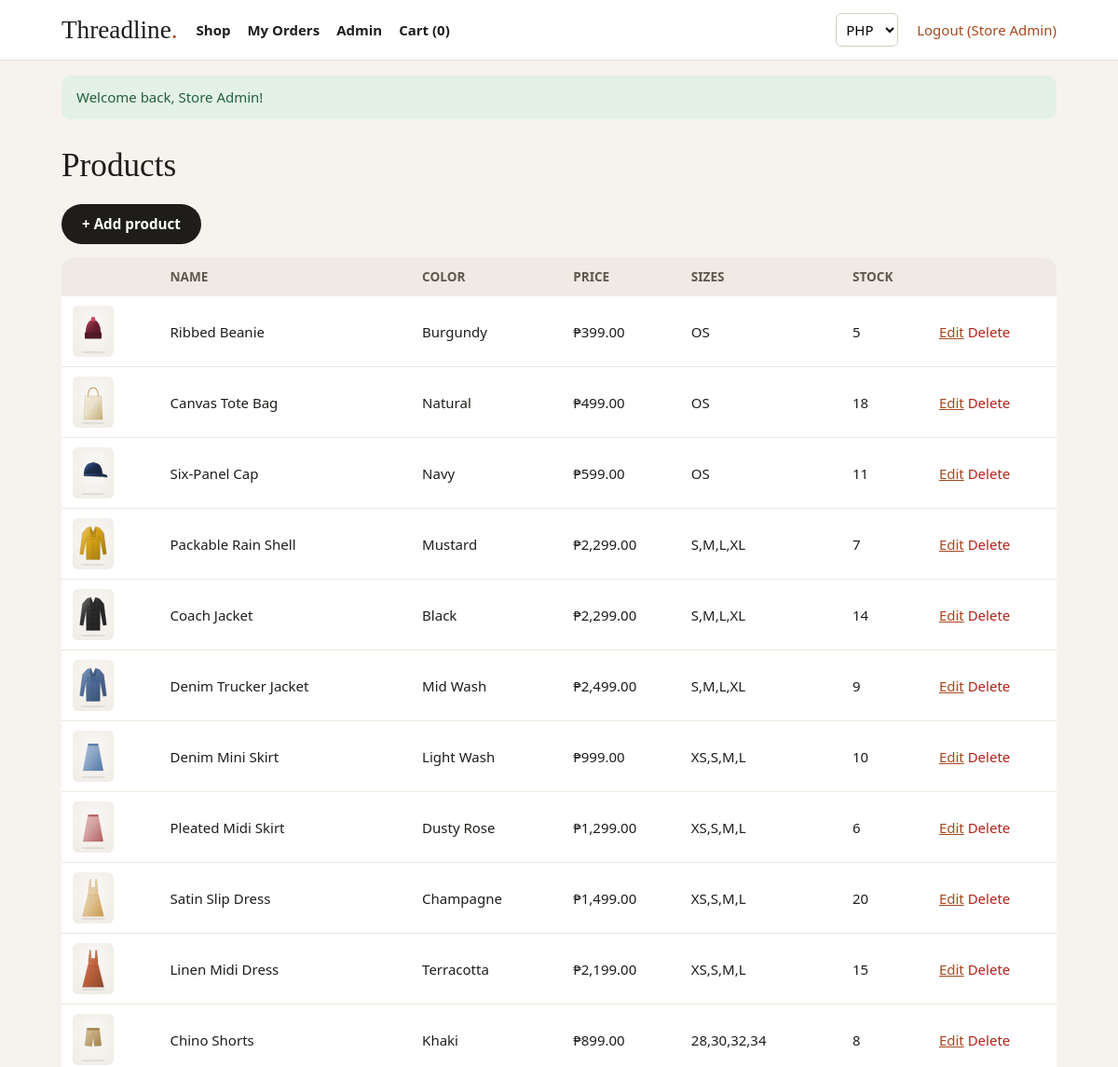
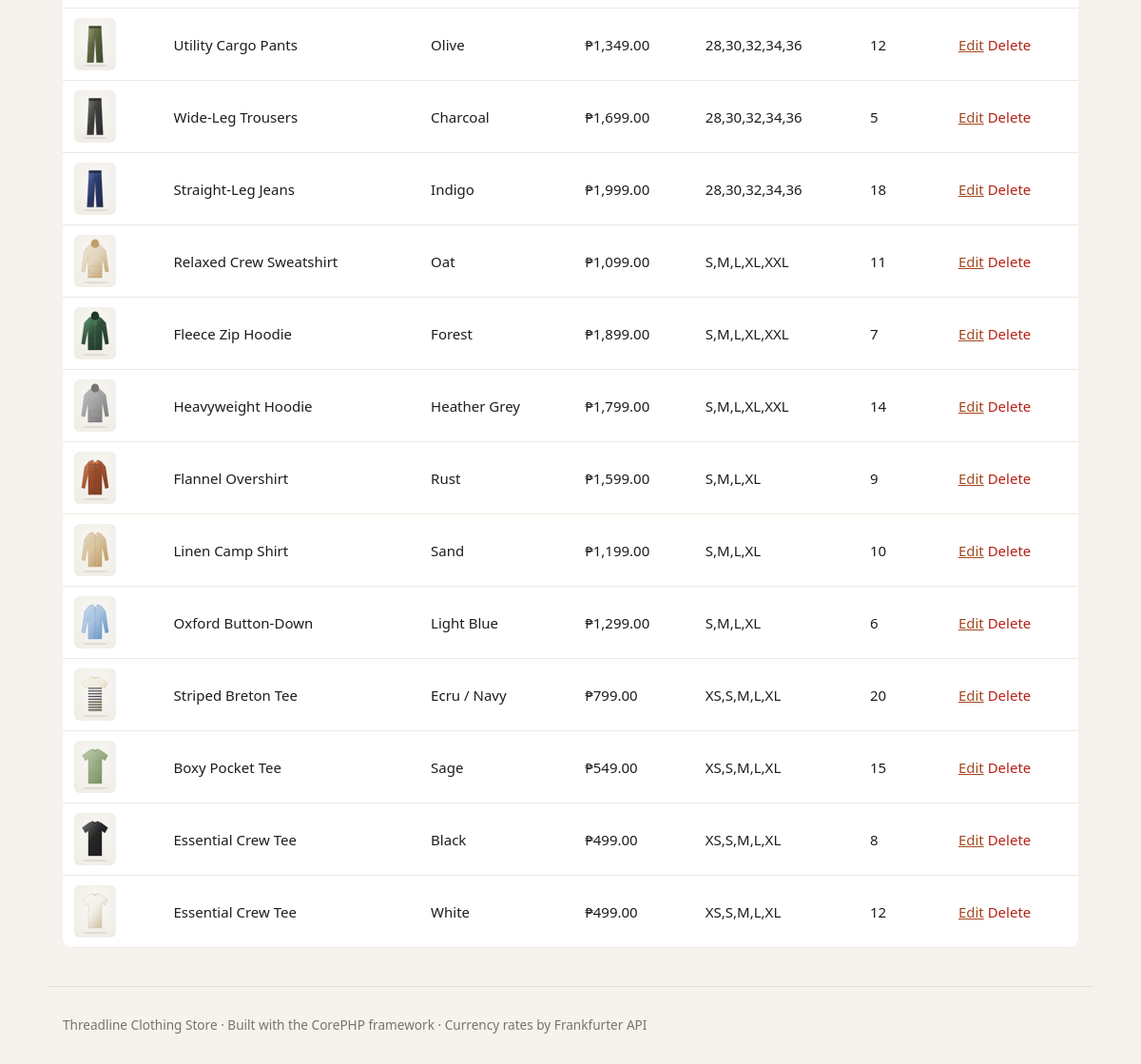
/admin/products (signed in), run on the app's committed database (2 pictures, top to bottom).
### tables this page shows
CREATE TABLE products (
    id          INT AUTO_INCREMENT PRIMARY KEY,
    category_id INT NOT NULL,
    name        VARCHAR(150) NOT NULL,
    color       VARCHAR(40),
    description TEXT,
    price       DECIMAL(10,2) NOT NULL,
    sizes       VARCHAR(60) NOT NULL,
    stock       INT NOT NULL DEFAULT 0,
    image       VARCHAR(255),
    is_featured TINYINT(1) NOT NULL DEFAULT 0,
    created_at  DATETIME NOT NULL DEFAULT CURRENT_TIMESTAMP,
    FOREIGN KEY (category_id) REFERENCES categories(id)
);

### app/helpers.php (called while the page is built, shortened)
<?php
function db()
{
    return Database::connect($GLOBALS['config']['database']);
}
function view($name, $data = [])
{
    extract($data);
    require __DIR__ . '/Views/' . $name . '.php';
    require __DIR__ . '/Views/layout.php';
    return new Response(ob_get_clean());
}
function e($text)
{
    return htmlspecialchars((string) $text, ENT_QUOTES, 'UTF-8');
}
function peso($amount)
{
    return '₱' . number_format($amount, 2);
}

### app/Controllers/AdminController.php (called while the page is built, shortened)
<?php
class AdminController
{
    public function products($request)
    {
        return view('admin/products', ['products' => Product::search()]);
    }
}

### public/index.php (called while the page is built, shortened)
<?php
require_once __DIR__ . '/../core/Database.php';
$request = new Request();
$router = new Router();
$router->dispatch($request);

### core/Database.php (called while the page is built)
<?php
class Database
{
    private static $connection = null;
    public static function connect($config)
    {
        if (self::$connection === null) {
            self::$connection = new PDO(
                "mysql:host={$config['host']};dbname={$config['name']}",
                $config['username'],
                $config['password']
            );
            self::$connection->setAttribute(
                PDO::ATTR_ERRMODE,
                PDO::ERRMODE_EXCEPTION
            );
        }
        return self::$connection;
    }
}

### app/Models/Product.php (called while the page is built, shortened)
<?php
class Product
{
    public static function search($categoryId = null, $keyword = '')
    {
        $sql = 'SELECT * FROM products WHERE 1=1';
        $params = [];
        $stmt = db()->prepare($sql . ' ORDER BY id DESC');
        $stmt->execute($params);
        return $stmt->fetchAll(PDO::FETCH_ASSOC);
    }
}

### app/Views/admin/products.php (the view, shortened to what this page needs)
<h1>Products</h1>
<p><a class="btn" href="/admin/product-form">+ Add product</a></p>
<table class="table">
    <tr><th></th><th>Name</th><th>Color</th><th>Price</th><th>Sizes</th><th>Stock</th><th></th></tr>
    <?php foreach ($products as $p): ?>
        <tr>
            <td><img class="thumb" src="/images/<?= e($p['image']) ?>" alt=""></td>
            <td><?= e($p['name']) ?></td>
            <td><?= e($p['color']) ?></td>
            <td><?= peso($p['price']) ?></td>
            <td><?= e($p['sizes']) ?></td>
            <td><?= $p['stock'] ?></td>
            <td class="actions">
                <a href="/admin/product-form?id=<?= $p['id'] ?>">Edit</a>
                <form method="post" action="/admin/product-delete" class="inline" onsubmit="return confirm('Delete this product?')">
                    <button class="link danger">Delete</button>
                </form>
            </td>
        </tr>
    <?php endforeach; ?>
</table>

### public/assets/css/style.css (style rules this page uses)
* { box-sizing: border-box; }
body { margin: 0; background: #f6f3ee; color: #1f1d1a; font-family: "Segoe UI", Arial, sans-serif; font-size: 15px; line-height: 1.5; }
a { color: #a5481f; }
h1, h2 { font-family: Georgia, "Times New Roman", serif; font-weight: normal; }
h1 { font-size: 2.2rem; margin: 24px 0 12px; }
img { max-width: 100%; display: block; }
.btn { display: inline-block; background: #1f1d1a; color: #fff; border: 0; border-radius: 999px; padding: 10px 22px; font-weight: 600; cursor: pointer; text-decoration: none; font-size: 0.95rem; }
.link { background: none; border: 0; color: #a5481f; cursor: pointer; font: inherit; padding: 0; }
.danger { color: #b42318; }
.inline { display: inline-flex; gap: 6px; align-items: center; }
.table { width: 100%; border-collapse: collapse; background: #fff; border-radius: 12px; overflow: hidden; margin-bottom: 16px; }
.table th, .table td { padding: 10px 12px; border-bottom: 1px solid #eee8df; text-align: left; vertical-align: middle; }
.table th { background: #efebe4; font-size: 0.85rem; text-transform: uppercase; color: #5f584f; }
.thumb { width: 44px; border-radius: 6px; display: inline-block; vertical-align: middle; margin-right: 8px; }
.actions { white-space: nowrap; }

### data on the page
products: image (picture), name "Ribbed Beanie", color "Burgundy", price "₱399.00", sizes "OS", stock "5"
products: image (picture), name "Canvas Tote Bag", color "Natural", price "₱499.00", sizes "OS", stock "18"
products: image (picture), name "Six-Panel Cap", color "Navy", price "₱599.00", sizes "OS", stock "11"
products: image (picture), name "Packable Rain Shell", color "Mustard", price "₱2,299.00", sizes "S,M,L,XL", stock "7"
products: image (picture), name "Coach Jacket", color "Black", price "₱2,299.00", sizes "S,M,L,XL", stock "14"
products: image (picture), name "Denim Trucker Jacket", color "Mid Wash", price "₱2,499.00", sizes "S,M,L,XL", stock "9"
products: image (picture), name "Denim Mini Skirt", color "Light Wash", price "₱999.00", sizes "XS,S,M,L", stock "10"
products: image (picture), name "Pleated Midi Skirt", color "Dusty Rose", price "₱1,299.00", sizes "XS,S,M,L", stock "6"
products: image (picture), name "Satin Slip Dress", color "Champagne", price "₱1,499.00", sizes "XS,S,M,L", stock "20"
products: image (picture), name "Linen Midi Dress", color "Terracotta", price "₱2,199.00", sizes "XS,S,M,L", stock "15"
products: image (picture), name "Chino Shorts", color "Khaki", price "₱899.00", sizes "28,30,32,34", stock "8"
products: image (picture), name "Utility Cargo Pants", color "Olive", price "₱1,349.00", sizes "28,30,32,34,36", stock "12"
products: image (picture), name "Wide-Leg Trousers", color "Charcoal", price "₱1,699.00", sizes "28,30,32,34,36", stock "5"
products: image (picture), name "Straight-Leg Jeans", color "Indigo", price "₱1,999.00", sizes "28,30,32,34,36", stock "18"
products: image (picture), name "Relaxed Crew Sweatshirt", color "Oat", price "₱1,099.00", sizes "S,M,L,XL,XXL", stock "11"
products: image (picture), name "Fleece Zip Hoodie", color "Forest", price "₱1,899.00", sizes "S,M,L,XL,XXL", stock "7"
products: image (picture), name "Heavyweight Hoodie", color "Heather Grey", price "₱1,799.00", sizes "S,M,L,XL,XXL", stock "14"
products: image (picture), name "Flannel Overshirt", color "Rust", price "₱1,599.00", sizes "S,M,L,XL", stock "9"
products: image (picture), name "Linen Camp Shirt", color "Sand", price "₱1,199.00", sizes "S,M,L,XL", stock "10"
products: image (picture), name "Oxford Button-Down", color "Light Blue", price "₱1,299.00", sizes "S,M,L,XL", stock "6"
products: image (picture), name "Striped Breton Tee", color "Ecru / Navy", price "₱799.00", sizes "XS,S,M,L,XL", stock "20"
products: image (picture), name "Boxy Pocket Tee", color "Sage", price "₱549.00", sizes "XS,S,M,L,XL", stock "15"
products: image (picture), name "Essential Crew Tee", color "Black", price "₱499.00", sizes "XS,S,M,L,XL", stock "8"
products: image (picture), name "Essential Crew Tee", color "White", price "₱499.00", sizes "XS,S,M,L,XL", stock "12"

### other printed values
Cart::count() "0"
$user['name'] "Store Admin"
$_SESSION['flash']['message'] "Welcome back, Store Admin!"
form field currency "PHP"
